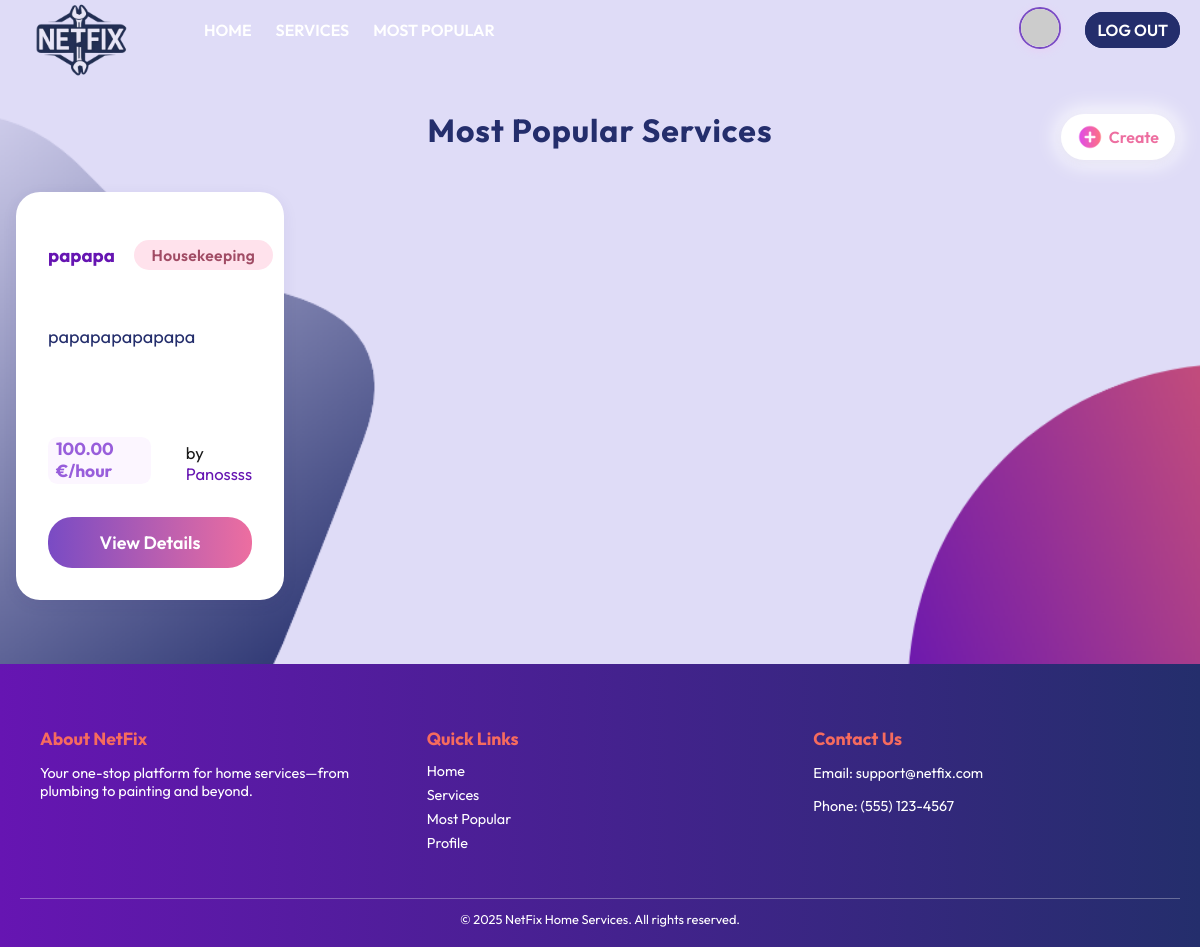
The page /services/most-requested/ (signed in) on the database its author committed.
### services/models.py (models this page shows, shortened)
class Service(models.Model):
    FIELD_CHOICES = (
        ('Air Conditioner', 'Air Conditioner'),
        ('Carpentry', 'Carpentry'),
        ('Electricity', 'Electricity'),
        ('Gardening', 'Gardening'),
        ('Home Machines', 'Home Machines'),
        ('Housekeeping', 'Housekeeping'),  # Fixed spelling!
        ('Interior Design', 'Interior Design'),
        ('Locks', 'Locks'),
        ('Painting', 'Painting'),
        ('Plumbing', 'Plumbing'),
        ('Water Heaters', 'Water Heaters'),
    )
    company = models.ForeignKey(Company, on_delete=models.CASCADE)
    name = models.CharField(max_length=40)
    description = models.TextField()
    price_per_hour = models.DecimalField(decimal_places=2, max_digits=7)
    rating = models.IntegerField(
        validators=[MinValueValidator(0), MaxValueValidator(5)],
        default=0
    )
    field = models.CharField(max_length=30, choices=FIELD_CHOICES)
    date_created = models.DateTimeField(auto_now_add=True)

### users/models.py (models this page shows, shortened)
class Company(models.Model):
    FIELD_CHOICES = [
        ("Air Conditioner", "Air Conditioner"),
        ("All in One",      "All in One"),
        ("Carpentry",       "Carpentry"),
        ("Electricity",     "Electricity"),
        ("Gardening",       "Gardening"),
        ("Home Machines",   "Home Machines"),
        ("Housekeeping",    "Housekeeping"),
        ("Interior Design", "Interior Design"),
        ("Locks",           "Locks"),
        ("Painting",        "Painting"),
        ("Plumbing",        "Plumbing"),
        ("Water Heaters",   "Water Heaters"),
    ]
    user = models.OneToOneField(
        User,
        on_delete=models.CASCADE,
        primary_key=True,
        related_name="company_profile"
    )
    field_of_work = models.CharField(
        max_length=30,
        choices=FIELD_CHOICES,
        default="All in One",
    )
    rating = models.IntegerField(
        validators=[MinValueValidator(0), MaxValueValidator(5)],
        default=0,
    )
    avatar_index = models.CharField(
        max_length=2,
        default='1',
        choices=[(str(i), f"Avatar {i}") for i in "123456789ABCDEFGHIJK"]
    )

class User(AbstractUser):
    is_company = models.BooleanField(default=False)
    is_customer = models.BooleanField(default=False)
    email = models.CharField(max_length=100, unique=True)

### services/views.py (the view)
# urls.py: path('most-requested/', v.most_requested_services, name='most_requested_services'),
def most_requested_services(request):
    services = Service.objects.annotate(
        num_requests=Count('requests')
    ).filter(num_requests__gte=3).order_by('-num_requests', '-date_created')
    return render(request, 'services/most_requested.html', {'services': services})

### services/templates/services/most_requested.html (shortened to what this page needs)
{% extends 'main/base.html' %}
{% load static %}
{% block content %}
    <div class="services_header_grid">
        <h2 class="title">Most Popular Services</h2>
        {% if user.is_company %}
            <a class="create_service" href="/services/create">
                <img src="{% static 'images/create.png' %}" alt="Create" class="create-icon"/>
                Create
            </a>
        {% endif %}
    </div>
    <div class="services_grid">
        {% if services %}
            {% for service in services %}
                <div class="service_card">
                    <div class="service_card_top">
                        <h3><a href="/services/{{ service.id }}">{{ service.name }}</a></h3>
                        <span class="service_field field-{{ service.field|slugify }}">{{ service.field }}</span>
                    </div>
                    <p class="service_desc">{{ service.description|truncatechars:100 }}</p>
                    <div class="service_card_bottom">
                        <span class="service_price">{{ service.price_per_hour }} €/hour</span>
                        <span class="service_company">by <a
                                href="{% url 'users:company_profile' service.company.user %}">{{ service.company.user }}</a></span>
                    </div>
                    <a href="{% url 'services:index' service.id %}" class="service_details_btn">View Details</a>
                </div>
            {% endfor %}
        {% else %}
            <h2>Sorry, no services available yet.</h2>
        {% endif %}
    </div>
{% endblock %}

### static/css/style.css (style rules this page uses)
:root { --color-primary: #242E6C; --color-secondary: #6615B2; --color-bg: #DFDCF7; --color-accent: #F66B5E; --color-hover: #A734CD; --color-text: #242E6C; --color-white: #ffffff; }
body { background: var(--color-bg) url('/static/images/login.png') center center/cover no-repeat; color: var(--color-text); font-family: 'Outfit', sans-serif; margin: 0; padding: 0; }
a { color: var(--color-secondary); text-decoration: none; }
.title { text-align: center; margin-top: 1.8rem; margin-bottom: 1.1rem; font-weight: 700; font-size: 2rem; }
html, body { overflow-x: hidden; height: 100%; margin: 0; }
body { display: flex; flex-direction: column; }
.services_header_grid { display: grid; grid-template-columns: 1fr auto 1fr; align-items: center; margin-top: 2.5rem; margin-bottom: 2rem; min-height: 48px; position: relative; }
.services_header_grid .title { grid-column: 2; text-align: center; margin: 0; font-size: 2rem; font-weight: 700; color: var(--color-primary); letter-spacing: 1px; }
.services_header_grid .create_service { grid-column: 3; justify-self: end; }
.create_service { background: var(--color-white); color: #ed6ea0; border: 2px solid #ffffff; padding: 8px 14px; border-radius: 2rem; display: flex; align-items: center; gap: 0.1em; margin: 14px 0 0 0; text-decoration: none; font-weight: 600; font-size: 1rem; box-shadow: 0 2px 8px rgba(60, 40, 120, 0.07), 0 0 20px 6px rgba(255, 255, 255, 0.85); transition: background 0.18s, color 0.18s, box-shadow 0.18s; margin-right: 25px; }
.create_service img.create-icon { width: 26px; height: 26px; margin-right: 4px; display: inline-block; vertical-align: middle; }
.services_grid { display: grid; grid-template-columns: repeat(4, minmax(0, 1fr)); gap: 2rem; margin: 2rem auto 0 auto; max-width: 1400px; padding: 0 1rem; }
.service_card { background: white; border-radius: 1.5rem; box-shadow: 0 4px 16px rgba(60, 40, 120, 0.07); padding: 2rem; display: flex; flex-direction: column; justify-content: space-between; transition: box-shadow 0.2s; margin-bottom: 4rem; position: relative; }
.service_card_top { display: flex; justify-content: space-between; align-items: center; gap: 0.7rem; margin-bottom: 1.5rem; }
.service_desc { margin: 1rem 0; color: var(--color-text, #1a1347); min-height: 60px; font-size: 1.13rem; }
.service_card_bottom { display: flex; justify-content: space-between; align-items: flex-end; margin-top: 2.2rem; font-size: 1.04rem; color: #1a1a1a; gap: 2.2rem; width: 100%; }
.service_price { background: #fcf6ff; border-radius: .6rem; padding: .1rem 0.5rem; font-weight: 700; color: #985edb; font-size: 1.09rem; }
.service_details_btn, .request-btn { background: linear-gradient(90deg, #794bc4 0%, #ed6ea0 100%); color: white; border-radius: 1.5rem; padding: 0.85rem 0; text-align: center; text-decoration: none; font-weight: 600; margin-top: 2.1rem; width: 100%; transition: background 0.2s; border: none; outline: none; display: block; font-size: 1.12rem; }
.service_field { background: #f3ecfa; color: #794bc4; font-size: .98rem; border-radius: 1.2rem; padding: .3rem 1.1rem; font-weight: 600; letter-spacing: 0.02em; margin-left: 0.5rem; display: inline-block; }
.field-housekeeping { background: #ffe2ec; color: #a14c65; }

### rows shown on the page
Service: name "papapa", field "Housekeeping", description "papapapapapapa", price_per_hour "100.00", company.user "Panossss"
